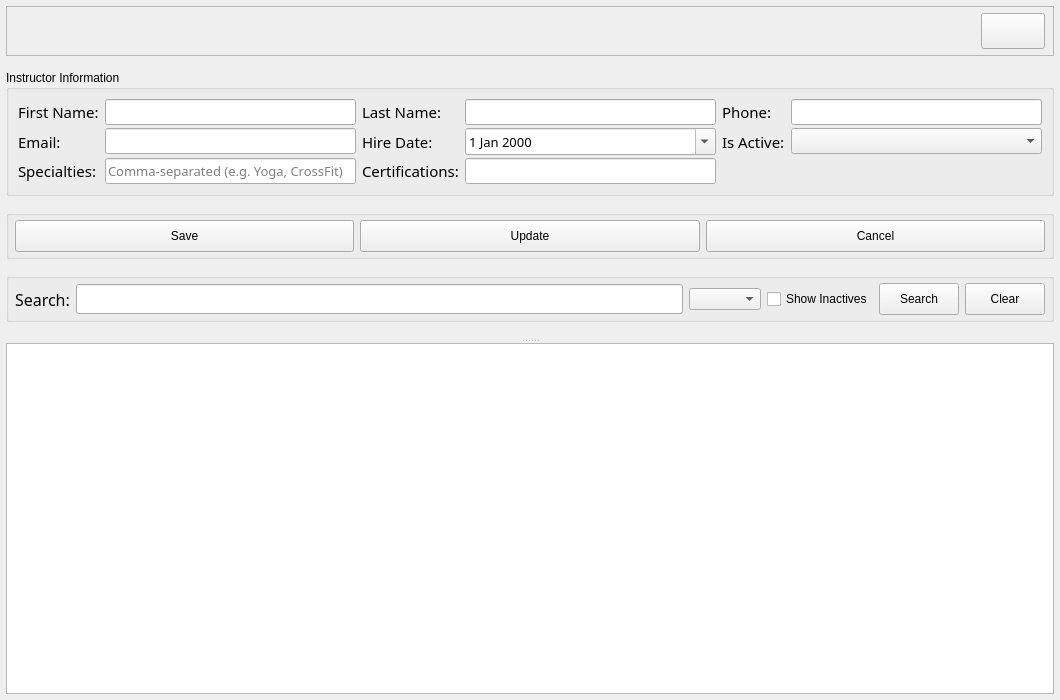
<?xml version="1.0" encoding="UTF-8"?>
<ui version="4.0">
 <class>Form</class>
 <widget class="QWidget" name="Form">
  <property name="geometry">
   <rect>
    <x>0</x>
    <y>0</y>
    <width>1060</width>
    <height>700</height>
   </rect>
  </property>
  <property name="windowTitle">
   <string>Instructors</string>
  </property>
  <layout class="QVBoxLayout" name="verticalLayout_main">
   <property name="spacing">
    <number>0</number>
   </property>
   <property name="leftMargin">
    <number>6</number>
   </property>
   <property name="topMargin">
    <number>6</number>
   </property>
   <property name="rightMargin">
    <number>6</number>
   </property>
   <property name="bottomMargin">
    <number>6</number>
   </property>
   <item>
    <widget class="QFrame" name="bar_information">
     <property name="sizePolicy">
      <sizepolicy hsizetype="Preferred" vsizetype="Fixed">
       <horstretch>0</horstretch>
       <verstretch>0</verstretch>
      </sizepolicy>
     </property>
     <property name="minimumSize">
      <size>
       <width>0</width>
       <height>50</height>
      </size>
     </property>
     <property name="maximumSize">
      <size>
       <width>16777215</width>
       <height>50</height>
      </size>
     </property>
     <property name="frameShape">
      <enum>QFrame::StyledPanel</enum>
     </property>
     <property name="frameShadow">
      <enum>QFrame::Raised</enum>
     </property>
     <layout class="QHBoxLayout" name="horizontalLayout_bar">
      <property name="leftMargin">
       <number>8</number>
      </property>
      <property name="topMargin">
       <number>4</number>
      </property>
      <property name="rightMargin">
       <number>8</number>
      </property>
      <property name="bottomMargin">
       <number>4</number>
      </property>
      <item>
       <widget class="QLabel" name="label_user_name">
        <property name="font">
         <font>
          <family>Century Gothic</family>
          <pointsize>12</pointsize>
         </font>
        </property>
        <property name="text">
         <string/>
        </property>
        <property name="alignment">
         <set>Qt::AlignLeading|Qt::AlignLeft|Qt::AlignVCenter</set>
        </property>
       </widget>
      </item>
      <item>
       <widget class="QLabel" name="label_user_role">
        <property name="font">
         <font>
          <family>Century Gothic</family>
          <pointsize>12</pointsize>
         </font>
        </property>
        <property name="text">
         <string/>
        </property>
       </widget>
      </item>
      <item>
       <spacer name="horizontalSpacer_bar">
        <property name="orientation">
         <enum>Qt::Horizontal</enum>
        </property>
        <property name="sizeType">
         <enum>QSizePolicy::Fixed</enum>
        </property>
        <property name="sizeHint" stdset="0">
         <size>
          <width>40</width>
          <height>20</height>
         </size>
        </property>
       </spacer>
      </item>
      <item>
       <widget class="QPushButton" name="btn_close">
        <property name="minimumSize">
         <size>
          <width>64</width>
          <height>36</height>
         </size>
        </property>
        <property name="maximumSize">
         <size>
          <width>64</width>
          <height>36</height>
         </size>
        </property>
        <property name="text">
         <string/>
        </property>
       </widget>
      </item>
     </layout>
    </widget>
   </item>
   <item>
    <widget class="QSplitter" name="splitter_main">
     <property name="sizePolicy">
      <sizepolicy hsizetype="Expanding" vsizetype="Expanding">
       <horstretch>0</horstretch>
       <verstretch>0</verstretch>
      </sizepolicy>
     </property>
     <property name="orientation">
      <enum>Qt::Vertical</enum>
     </property>
     <property name="childrenCollapsible">
      <bool>false</bool>
     </property>
     <widget class="QWidget" name="widget_top_pane">
      <property name="sizePolicy">
       <sizepolicy hsizetype="Preferred" vsizetype="Preferred">
        <horstretch>0</horstretch>
        <verstretch>2</verstretch>
       </sizepolicy>
      </property>
      <layout class="QVBoxLayout" name="verticalLayout_top">
       <property name="spacing">
        <number>2</number>
       </property>
       <property name="leftMargin">
        <number>0</number>
       </property>
       <property name="topMargin">
        <number>2</number>
       </property>
       <property name="rightMargin">
        <number>0</number>
       </property>
       <property name="bottomMargin">
        <number>2</number>
       </property>
       <item>
        <widget class="QGroupBox" name="groupBox">
         <property name="sizePolicy">
          <sizepolicy hsizetype="Preferred" vsizetype="Fixed">
           <horstretch>0</horstretch>
           <verstretch>0</verstretch>
          </sizepolicy>
         </property>
         <property name="title">
          <string>Instructor Information</string>
         </property>
         <layout class="QGridLayout" name="gridLayout">
          <property name="verticalSpacing">
           <number>3</number>
          </property>
          <item row="0" column="0">
           <widget class="QLabel" name="label">
            <property name="font">
             <font>
              <family>Century Gothic</family>
              <pointsize>11</pointsize>
             </font>
            </property>
            <property name="text">
             <string>First Name:</string>
            </property>
           </widget>
          </item>
          <item row="0" column="1">
           <widget class="QLineEdit" name="input_first_name">
            <property name="font">
             <font>
              <family>Century Gothic</family>
              <pointsize>10</pointsize>
             </font>
            </property>
           </widget>
          </item>
          <item row="0" column="2">
           <widget class="QLabel" name="label_2">
            <property name="font">
             <font>
              <family>Century Gothic</family>
              <pointsize>11</pointsize>
             </font>
            </property>
            <property name="text">
             <string>Last Name:</string>
            </property>
           </widget>
          </item>
          <item row="0" column="3">
           <widget class="QLineEdit" name="input_last_name">
            <property name="font">
             <font>
              <family>Century Gothic</family>
              <pointsize>10</pointsize>
             </font>
            </property>
           </widget>
          </item>
          <item row="0" column="4">
           <widget class="QLabel" name="label_4">
            <property name="font">
             <font>
              <family>Century Gothic</family>
              <pointsize>11</pointsize>
             </font>
            </property>
            <property name="text">
             <string>Phone:</string>
            </property>
           </widget>
          </item>
          <item row="0" column="5">
           <widget class="QLineEdit" name="input_phone">
            <property name="font">
             <font>
              <family>Century Gothic</family>
              <pointsize>10</pointsize>
             </font>
            </property>
           </widget>
          </item>
          <item row="1" column="0">
           <widget class="QLabel" name="label_3">
            <property name="font">
             <font>
              <family>Century Gothic</family>
              <pointsize>11</pointsize>
             </font>
            </property>
            <property name="text">
             <string>Email:</string>
            </property>
           </widget>
          </item>
          <item row="1" column="1">
           <widget class="QLineEdit" name="input_email">
            <property name="font">
             <font>
              <family>Century Gothic</family>
              <pointsize>10</pointsize>
             </font>
            </property>
           </widget>
          </item>
          <item row="1" column="2">
           <widget class="QLabel" name="label_5">
            <property name="font">
             <font>
              <family>Century Gothic</family>
              <pointsize>11</pointsize>
             </font>
            </property>
            <property name="text">
             <string>Hire Date:</string>
            </property>
           </widget>
          </item>
          <item row="1" column="3">
           <widget class="QDateEdit" name="date_hire">
            <property name="font">
             <font>
              <family>Century Gothic</family>
              <pointsize>10</pointsize>
             </font>
            </property>
            <property name="calendarPopup">
             <bool>true</bool>
            </property>
           </widget>
          </item>
          <item row="1" column="4">
           <widget class="QLabel" name="label_12">
            <property name="font">
             <font>
              <family>Century Gothic</family>
              <pointsize>11</pointsize>
             </font>
            </property>
            <property name="text">
             <string>Is Active:</string>
            </property>
           </widget>
          </item>
          <item row="1" column="5">
           <widget class="QComboBox" name="cbo_is_active">
            <property name="font">
             <font>
              <family>Century Gothic</family>
              <pointsize>10</pointsize>
             </font>
            </property>
           </widget>
          </item>
          <item row="2" column="0">
           <widget class="QLabel" name="label_6">
            <property name="font">
             <font>
              <family>Century Gothic</family>
              <pointsize>11</pointsize>
             </font>
            </property>
            <property name="text">
             <string>Specialties:</string>
            </property>
           </widget>
          </item>
          <item row="2" column="1">
           <widget class="QLineEdit" name="input_specialties">
            <property name="font">
             <font>
              <family>Century Gothic</family>
              <pointsize>10</pointsize>
             </font>
            </property>
            <property name="placeholderText">
             <string>Comma-separated (e.g. Yoga, CrossFit)</string>
            </property>
           </widget>
          </item>
          <item row="2" column="2">
           <widget class="QLabel" name="label_7">
            <property name="font">
             <font>
              <family>Century Gothic</family>
              <pointsize>11</pointsize>
             </font>
            </property>
            <property name="text">
             <string>Certifications:</string>
            </property>
           </widget>
          </item>
          <item row="2" column="3">
           <widget class="QLineEdit" name="input_certifications">
            <property name="font">
             <font>
              <family>Century Gothic</family>
              <pointsize>10</pointsize>
             </font>
            </property>
           </widget>
          </item>
         </layout>
        </widget>
       </item>
       <item>
        <widget class="QGroupBox" name="groupBox_2">
         <property name="sizePolicy">
          <sizepolicy hsizetype="Preferred" vsizetype="Fixed">
           <horstretch>0</horstretch>
           <verstretch>0</verstretch>
          </sizepolicy>
         </property>
         <property name="title">
          <string/>
         </property>
         <layout class="QHBoxLayout" name="horizontalLayout_buttons">
          <property name="leftMargin">
           <number>6</number>
          </property>
          <property name="topMargin">
           <number>4</number>
          </property>
          <property name="rightMargin">
           <number>6</number>
          </property>
          <property name="bottomMargin">
           <number>4</number>
          </property>
          <item>
           <widget class="QPushButton" name="btn_save">
            <property name="minimumSize">
             <size>
              <width>100</width>
              <height>32</height>
             </size>
            </property>
            <property name="text">
             <string>Save</string>
            </property>
           </widget>
          </item>
          <item>
           <widget class="QPushButton" name="btn_update">
            <property name="minimumSize">
             <size>
              <width>100</width>
              <height>32</height>
             </size>
            </property>
            <property name="text">
             <string>Update</string>
            </property>
           </widget>
          </item>
          <item>
           <widget class="QPushButton" name="btn_cancel">
            <property name="minimumSize">
             <size>
              <width>100</width>
              <height>32</height>
             </size>
            </property>
            <property name="text">
             <string>Cancel</string>
            </property>
           </widget>
          </item>
         </layout>
        </widget>
       </item>
       <item>
        <widget class="QGroupBox" name="groupBox_3">
         <property name="sizePolicy">
          <sizepolicy hsizetype="Preferred" vsizetype="Fixed">
           <horstretch>0</horstretch>
           <verstretch>0</verstretch>
          </sizepolicy>
         </property>
         <property name="title">
          <string/>
         </property>
         <layout class="QHBoxLayout" name="horizontalLayout_search">
          <property name="leftMargin">
           <number>6</number>
          </property>
          <property name="topMargin">
           <number>4</number>
          </property>
          <property name="rightMargin">
           <number>6</number>
          </property>
          <property name="bottomMargin">
           <number>4</number>
          </property>
          <item>
           <widget class="QLabel" name="label_11">
            <property name="font">
             <font>
              <family>Century Gothic</family>
              <pointsize>12</pointsize>
             </font>
            </property>
            <property name="text">
             <string>Search:</string>
            </property>
           </widget>
          </item>
          <item>
           <widget class="QLineEdit" name="input_search">
            <property name="sizePolicy">
             <sizepolicy hsizetype="Expanding" vsizetype="Fixed">
              <horstretch>0</horstretch>
              <verstretch>0</verstretch>
             </sizepolicy>
            </property>
            <property name="font">
             <font>
              <family>Century Gothic</family>
              <pointsize>11</pointsize>
             </font>
            </property>
           </widget>
          </item>
          <item>
           <widget class="QComboBox" name="cbo_search_options">
            <property name="sizePolicy">
             <sizepolicy hsizetype="Fixed" vsizetype="Fixed">
              <horstretch>0</horstretch>
              <verstretch>0</verstretch>
             </sizepolicy>
            </property>
           </widget>
          </item>
          <item>
           <widget class="QCheckBox" name="check_show_inactives">
            <property name="text">
             <string>Show Inactives</string>
            </property>
           </widget>
          </item>
          <item>
           <widget class="QPushButton" name="btn_search">
            <property name="sizePolicy">
             <sizepolicy hsizetype="Fixed" vsizetype="Fixed">
              <horstretch>0</horstretch>
              <verstretch>0</verstretch>
             </sizepolicy>
            </property>
            <property name="minimumSize">
             <size>
              <width>80</width>
              <height>32</height>
             </size>
            </property>
            <property name="text">
             <string>Search</string>
            </property>
           </widget>
          </item>
          <item>
           <widget class="QPushButton" name="btn_clear">
            <property name="sizePolicy">
             <sizepolicy hsizetype="Fixed" vsizetype="Fixed">
              <horstretch>0</horstretch>
              <verstretch>0</verstretch>
             </sizepolicy>
            </property>
            <property name="minimumSize">
             <size>
              <width>80</width>
              <height>32</height>
             </size>
            </property>
            <property name="text">
             <string>Clear</string>
            </property>
           </widget>
          </item>
         </layout>
        </widget>
       </item>
      </layout>
     </widget>
     <widget class="QTableWidget" name="table_instructors">
      <property name="sizePolicy">
       <sizepolicy hsizetype="Expanding" vsizetype="Expanding">
        <horstretch>0</horstretch>
        <verstretch>3</verstretch>
       </sizepolicy>
      </property>
      <property name="minimumSize">
       <size>
        <width>0</width>
        <height>120</height>
       </size>
      </property>
     </widget>
    </widget>
   </item>
  </layout>
 </widget>
 <tabstops>
  <tabstop>input_first_name</tabstop>
  <tabstop>input_last_name</tabstop>
  <tabstop>input_phone</tabstop>
  <tabstop>input_email</tabstop>
  <tabstop>date_hire</tabstop>
  <tabstop>cbo_is_active</tabstop>
  <tabstop>input_specialties</tabstop>
  <tabstop>input_certifications</tabstop>
  <tabstop>input_search</tabstop>
 </tabstops>
 <resources/>
 <connections/>
</ui>
